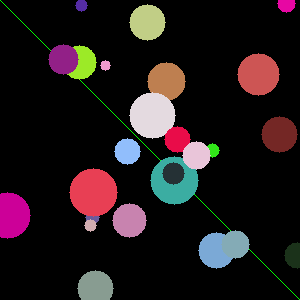
#> input picture PyImageSearch/circles.png, 300 x 300 px
$ python gettings_and_settings.py --image ../PyImageSearch/circles.png
#> lines starting #> are read from the running program, lines starting #| are printed output that depends on the picture; after the words box and inside, x2 and y2 are one past the last pixel; in counts of white or black regions, pixels touching at a corner belong together
from __future__ import print_function
from ast import arg
from urllib.robotparser import RequestRate
import cv2
import argparse

from numpy import var

ap = argparse.ArgumentParser()
ap.add_argument("-i", "--image", required=True, help="Path to the image")
args = vars(ap.parse_args())
image = cv2.imread(args["image"])
#> image is the input picture: shape (300, 300, 3); mean B, G, R 26.8, 25, 33.9
(b,g,r) = image[0,0]
#> b = 0; g = 255; r = 0
print(f"Pixel at (0,0) - Red: {r}, Green: {g}, Blue : {b}")
#| Pixel at (0,0) - Red: 0, Green: 255, Blue : 0
image[0,0] = (0,0,255)
#> image: shape (300, 300, 3); under 0.01% of pixels changed, all inside (x1, y1, x2, y2) = (0, 0, 1, 1)
print(f"Pixel at (0,0) - Red: {r}, Green: {g}, and Blue: {b}")
#| Pixel at (0,0) - Red: 0, Green: 255, and Blue: 0
cv2.imshow("original", image)
corner = image[0:100, 0:100]
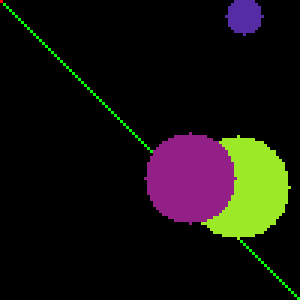
#> corner: shape (100, 100, 3) (shown 3 times larger); mean B, G, R 13.7, 18.5, 20.6
cv2.imshow("Corner", corner)
image[0:100, 0:100] = (0,255, 0)
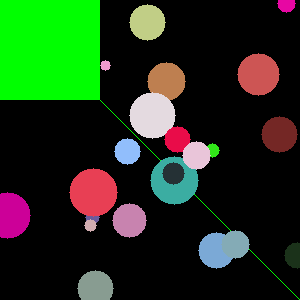
#> image: shape (300, 300, 3); mean B, G, R 25.2, 51.3, 31.6
cv2.imshow("updated", image)
cv2.imwrite("updatedimage.jpg",image)
cv2.waitKey(0)
